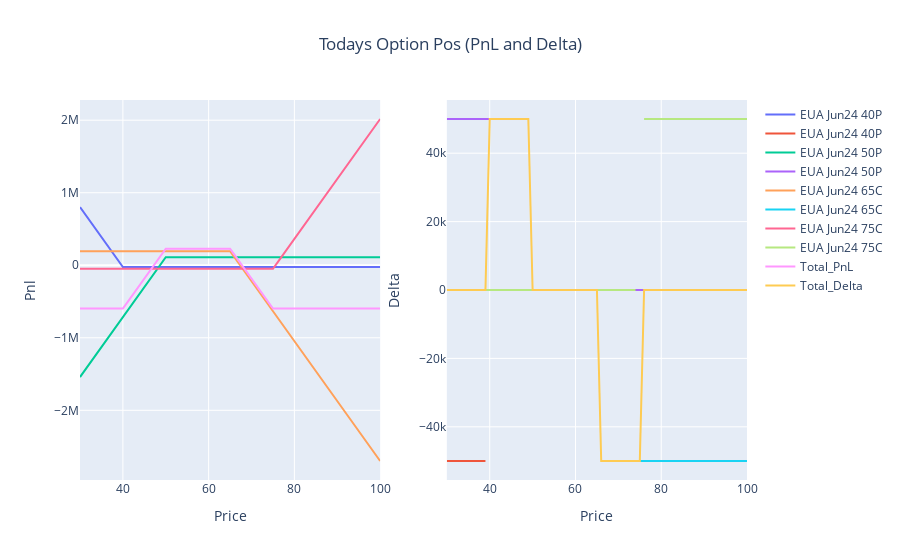

The cell this chart's notebook holds for it:
### Markdown cell above
## End of Year

### Code cell
pnl_delta_plot(end_of_year)
